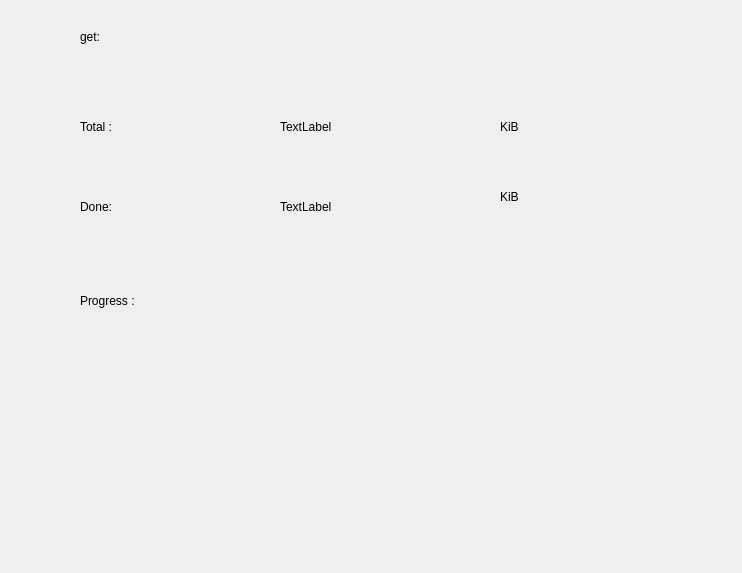
<?xml version="1.0" encoding="UTF-8"?>
<ui version="4.0">
 <class>MainWindow</class>
 <widget class="QMainWindow" name="MainWindow">
  <property name="geometry">
   <rect>
    <x>0</x>
    <y>0</y>
    <width>742</width>
    <height>573</height>
   </rect>
  </property>
  <property name="windowTitle">
   <string>MainWindow</string>
  </property>
  <widget class="QWidget" name="centralWidget">
   <widget class="RingsProgressbar" name="bar3" native="true">
    <property name="geometry">
     <rect>
      <x>350</x>
      <y>280</y>
      <width>200</width>
      <height>200</height>
     </rect>
    </property>
   </widget>
   <widget class="QLabel" name="label">
    <property name="geometry">
     <rect>
      <x>80</x>
      <y>270</y>
      <width>231</width>
      <height>61</height>
     </rect>
    </property>
    <property name="text">
     <string>Progress :</string>
    </property>
   </widget>
   <widget class="QLabel" name="label_2">
    <property name="geometry">
     <rect>
      <x>80</x>
      <y>110</y>
      <width>129</width>
      <height>34</height>
     </rect>
    </property>
    <property name="text">
     <string>Total :</string>
    </property>
   </widget>
   <widget class="QLabel" name="label_3">
    <property name="geometry">
     <rect>
      <x>80</x>
      <y>190</y>
      <width>129</width>
      <height>34</height>
     </rect>
    </property>
    <property name="text">
     <string>Done:</string>
    </property>
   </widget>
   <widget class="QLabel" name="label_total">
    <property name="geometry">
     <rect>
      <x>280</x>
      <y>110</y>
      <width>129</width>
      <height>34</height>
     </rect>
    </property>
    <property name="text">
     <string>TextLabel</string>
    </property>
   </widget>
   <widget class="QLabel" name="label_done">
    <property name="geometry">
     <rect>
      <x>280</x>
      <y>190</y>
      <width>129</width>
      <height>34</height>
     </rect>
    </property>
    <property name="text">
     <string>TextLabel</string>
    </property>
   </widget>
   <widget class="QLabel" name="label_4">
    <property name="geometry">
     <rect>
      <x>500</x>
      <y>110</y>
      <width>129</width>
      <height>34</height>
     </rect>
    </property>
    <property name="text">
     <string>KiB</string>
    </property>
   </widget>
   <widget class="QLabel" name="label_6">
    <property name="geometry">
     <rect>
      <x>500</x>
      <y>180</y>
      <width>129</width>
      <height>34</height>
     </rect>
    </property>
    <property name="text">
     <string>KiB</string>
    </property>
   </widget>
   <widget class="QLabel" name="label_7">
    <property name="geometry">
     <rect>
      <x>80</x>
      <y>20</y>
      <width>129</width>
      <height>34</height>
     </rect>
    </property>
    <property name="text">
     <string>get:</string>
    </property>
   </widget>
  </widget>
 </widget>
 <layoutdefault spacing="6" margin="11"/>
 <customwidgets>
  <customwidget>
   <class>RingsProgressbar</class>
   <extends>QWidget</extends>
   <header>ringsprogressbar.h</header>
   <container>1</container>
  </customwidget>
 </customwidgets>
 <resources/>
 <connections/>
</ui>
